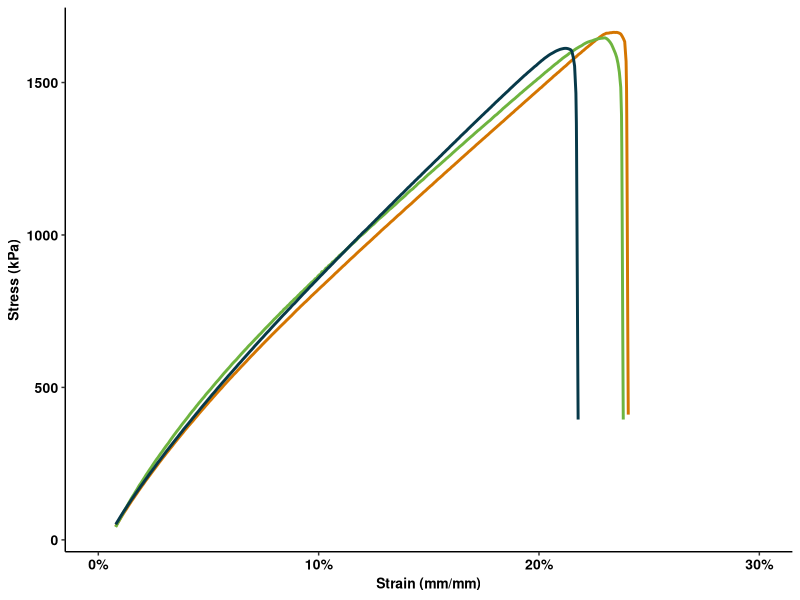
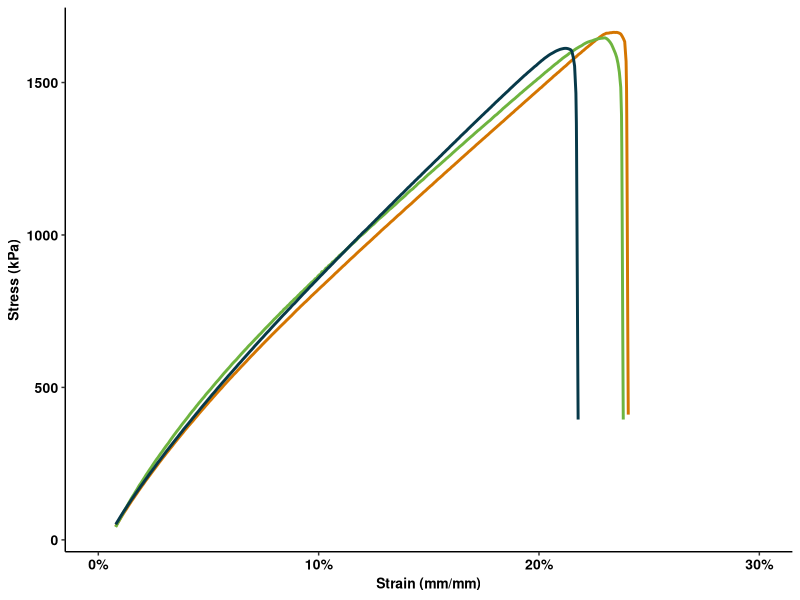

Here is the R script that generated these plots, in order: (Note: this script raises an error after producing the figures.)
library(ggplot2)
library(scales)
library(svglite)
data_1 = read.csv("trial_1.csv")
#Clean up the data, remove unnecessary headers
data_1 = data_1[-(1:650),(1:3)]
colnames(data_1) = c("Time", "Displacement", "Force")
data_1$Time = as.numeric(as.character(data_1$Time))
data_1$Displacement = as.numeric(as.character(data_1$Displacement))
data_1$Force = as.numeric(as.character(data_1$Force))
#Compute Strain (mm/mm)
data_1$Tensile_Strain = data_1$Displacement/14.18
#Compute Stress
data_1$Tensile_Stress = data_1$Force/(1.07*1.58)
data_1$trial = "1"

data_2 = read.csv("trial_2.csv")
data_2 = data_2[-(1:650),(1:3)]
colnames(data_2) = c("Time", "Displacement", "Force")
data_2$Time = as.numeric(as.character(data_2$Time))
data_2$Displacement = as.numeric(as.character(data_2$Displacement))
data_2$Force = as.numeric(as.character(data_2$Force))
data_2$Tensile_Strain = data_2$Displacement/15.31
data_2$Tensile_Stress = data_2$Force/(1.58*1.05)
data_2$trial = "2"

data_3 = read.csv("trial_3.csv")
data_3 = data_3[-(1:650),(1:3)]
colnames(data_3) = c("Time", "Displacement", "Force")
data_3$Time = as.numeric(as.character(data_3$Time))
data_3$Displacement = as.numeric(as.character(data_3$Displacement))
data_3$Force = as.numeric(as.character(data_3$Force))
data_3$Tensile_Strain = data_3$Displacement/14.22
data_3$Tensile_Stress = data_3$Force/(1.57*0.96)
data_3$trial = "3"

data_4 = read.csv("trial_4.csv")
data_4 = data_4[-(1:650),(1:3)]
colnames(data_4) = c("Time", "Displacement", "Force")
data_4$Time = as.numeric(as.character(data_4$Time))
data_4$Displacement = as.numeric(as.character(data_4$Displacement))
data_4$Force = as.numeric(as.character(data_4$Force))
data_4$Tensile_Strain = data_4$Displacement/13.5
data_4$Tensile_Stress = data_4$Force/(1.53*0.98)
data_4$trial = "4"
#Combine trials in one single file
subtotal = rbind(data_2, data_3)
total = rbind(subtotal, data_4)

ggplot(total) +
  geom_path(aes(x = Tensile_Strain, y = Tensile_Stress, color = trial), size = 1) +
  #Use Cornell branding color
  scale_color_manual(name = "Trial",
                     limits = c("2", "3", "4"),
                     values = c("#D47500", "#6EB43F", "#073949")) +
  labs(x = "Strain (mm/mm)", y = "Stress (kPa)") +
  scale_x_continuous(limits = c(0,0.30), n.breaks = 5, labels = scales::percent) +
  theme_classic() +
  theme(
    axis.text.x = element_text(size=10, color = "black", face = "bold"),
    axis.text.y = element_text(size=10, color = "black", face = "bold"),
    axis.title = element_text(size=10, color = "black", face = "bold"),
    legend.title = element_text(size=10, color = "black", face = "bold"),
    legend.text = element_text(size=10, color = "black", face = "bold"),
    legend.position = "none")
ggsave("tension.svg", width = 50, height = 50, units = "mm")
levels(processed$Cycle)
